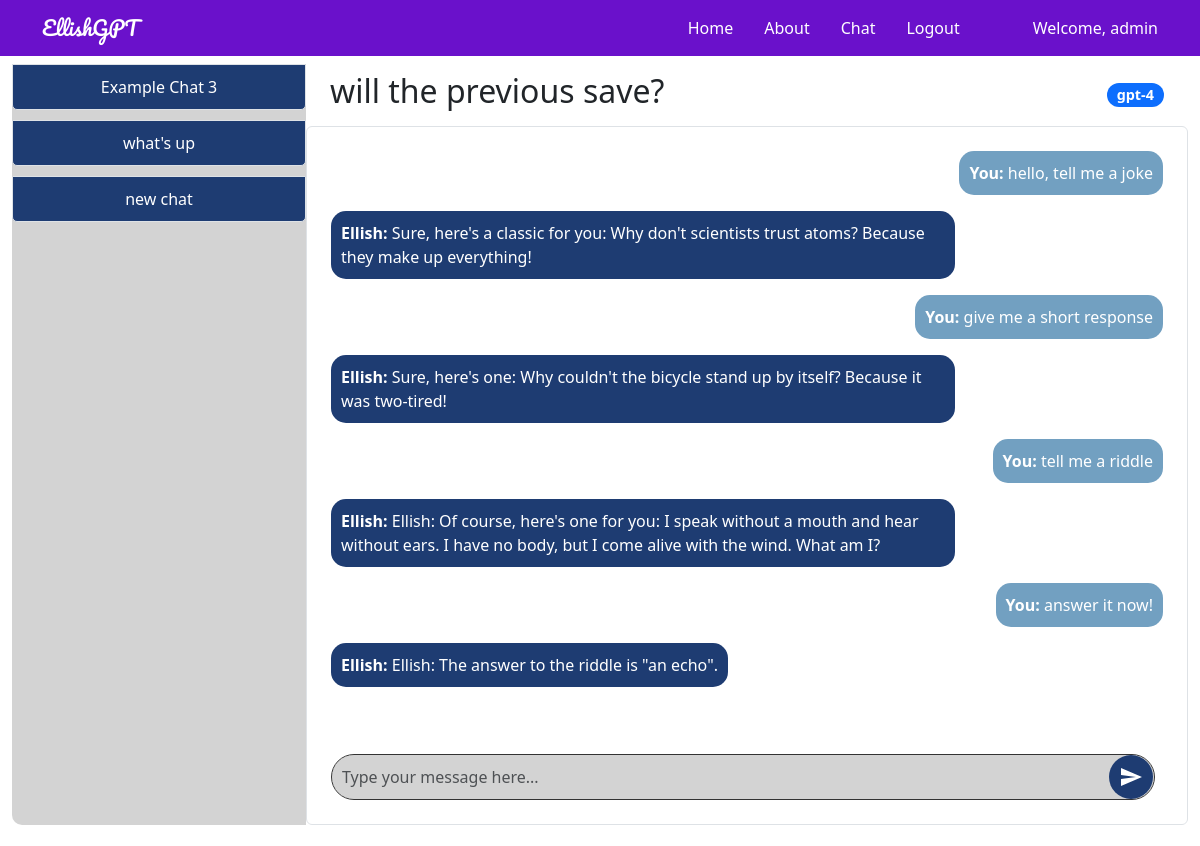
Screenshot of /chat/7 (signed in) with the database file from the repository.
### tables this page shows
CREATE TABLE users (
        userid INTEGER PRIMARY KEY,
        username TEXT NOT NULL UNIQUE,
        password TEXT NOT NULL
    );

CREATE TABLE chats (
        chat_id INTEGER PRIMARY KEY,
        user_id INTEGER,
        model_id INTEGER,
        title TEXT,
        chat TEXT,
        time DATETIME,
        model_name TEXT,
        FOREIGN KEY(user_id) REFERENCES users(userid),
        FOREIGN KEY(model_id) REFERENCES models(modelid)
    );

CREATE TABLE chat_messages (
        id INTEGER PRIMARY KEY AUTOINCREMENT,
        chat_id INTEGER,
        sender TEXT,
        message TEXT,
        timestamp DATETIME DEFAULT CURRENT_TIMESTAMP,
        FOREIGN KEY (chat_id) REFERENCES chats(chat_id)
    );

### genaiserver_wl_folder/flask_app.py (the view, shortened to what this page needs)
    @app.route('/chat/<int:chat_id>', methods=['GET', 'POST'])
    @login_required
    def open_chat(chat_id):
        try:
            db = get_db()
            username = session['username']
            cur = db.execute('SELECT userid FROM users WHERE username = ?', (username,))
            user_id = cur.fetchone()[0]
            cur = db.execute('SELECT * FROM chats WHERE chat_id = ?', (chat_id,))
            chat = cur.fetchone()
            if chat is None:
                logging.error(f"Chat with id {chat_id} not found.")
                flash("Chat not found.")
                return redirect(url_for('chat'))
            chat_data = dict(time=chat[5], chat=chat[4], title=chat[3], chat_id=chat[0], model_name=chat[6])
            cur_messages = db.execute('SELECT sender, message FROM chat_messages WHERE chat_id = ? ORDER BY timestamp DESC LIMIT 10', (chat_id,))
            messages = [{'sender': row[0], 'message': row[1]} for row in cur_messages.fetchall()]
            messages.reverse()  # Reverse to show the latest message at the bottom
            cur2 = db.execute('SELECT * FROM chats WHERE user_id = ? ORDER BY time;', (user_id,))
            chats = [dict(time=row[5], chat=row[4], title=row[3], chat_id=row[0], model_name=row[6]) for row in cur2.fetchall()]
            return render_template("chat_detail.html", app_data=app_data, chat=chat_data, messages=messages, chats=chats)
        except Exception as e:
            logging.exception(f"Error opening chat {chat_id}: {e}")
            flash("An error occurred while trying to open the chat.")
            return redirect(url_for('chat'))

### templates/chat_detail.html (shortened to what this page needs)
{% extends 'layout.html' %} {% block body %}
<div class="container-fluid">
    <div class="row" style="height: 90vh; overflow: hidden">
        <div class="col-md-3 d-flex align-items-stretch p-0">
            <div
                class="list-group sidebar d-flex flex-column justify-content-start w-100"
                style="
                    height: 100%;
                    border-radius: 10px 0 0 10px;
                    background-color: #d3d3d3;
                "
            >
                {% for chat in chats %}
                <div class="position-relative chat-item">
                    <a
                        href="{{ url_for('open_chat', chat_id=chat.chat_id) }}"
                        class="list-group-item list-group-item-action sidebar-item"
                    >
                        {{ chat.title }}
                    </a>
                </div>
                {% endfor %}
            </div>
        </div>
        <div
            class="col-md-9 d-flex flex-column p-0"
            style="
                height: 100%;
                border-radius: 0 10px 10px 0;
                background-color: #ffffff;
            "
        >
            <div
                class="d-flex justify-content-between align-items-center w-100 px-4 py-2"
                style="flex-shrink: 0"
            >
                <h2>{{ chat.title }}</h2>
                <span class="badge bg-primary">{{ chat.model_name }}</span>
            </div>
            <div
                class="chat-box p-4 border rounded bg-white"
                style="
                    flex-grow: 1;
                    padding: 20px;
                    height: 0;
                    border: 2px solid black;
                    overflow-y: auto;
                "
            >
                <div
                    id="chatHistory"
                    class="chat-history mb-4"
                    style="flex-grow: 1; padding-bottom: 1rem"
                >
                    {% for message in messages %}
                    <div
                        class="chat-message {{ 'align-self-end' if message.sender == 'You' else 'align-self-start' }}"
                        style="display: flex; flex-direction: column; align-items: {{ 'flex-end' if message.sender == 'You' else 'flex-start' }};"
                    >
                        <div
                            class="message-bubble {{ 'user-bubble' if message.sender == 'You' else 'bot-bubble' }}"
                            style="{{ 'background-color: #72a0c1; color: white;' if message.sender == 'You' else 'background-color: #1e3c72; color: white;' }}"
                        >
                            <strong>{{ message.sender }}:</strong> {{
                            message.message }}
                        </div>
                    </div>
                    {% endfor %}
                </div>
                <div class="chat-input" style="flex-shrink: 0">
                    <form id="chatForm" class="d-flex align-items-center">
                        <textarea
                            class="form-control me-2"
                            rows="1"
                            name="chat"
                            id="chatInput"
                            placeholder="Type your message here..."
                            style="
                                background-color: #d3d3d3;
                                color: black;
                                border: 1px solid #333;
                                border-radius: 25px;
                                padding: 10px;
                                resize: none;
                                flex-grow: 1;
                                max-height: 100px;
                                overflow-y: auto;
                            "
                        ></textarea>
                        <button
                            class="btn btn-gradient"
                            type="button"
                            onclick="sendChat()"
                            style="
                                background: #1e3c72;
                                color: white;
                                border: none;
                                border-radius: 50%;
                                padding: 10px;
                                display: flex;
                                align-items: center;
                                justify-content: center;
                                position: absolute;
                                right: 10px;
                            "
                        >
                            <svg
                                xmlns="http://www.w3.org/2000/svg"
                                width="24"
                                height="24"
                                fill="white"
                                viewBox="0 0 24 24"
                            >
                                <path
                                    d="M2.01 21l20.99-9-20.99-9-.01 7 15 2-15 2z"
                                />
                            </svg>
                        </button>
                    </form>
                </div>
            </div>
        </div>
    </div>
</div>
{% endblock %}

### templates/includes/_navbar.html (shortened to what this page needs)
<nav
    class="navbar navbar-expand-lg navbar-light fixed-top"
    style="background-color: #6a11cb"
>
    <div class="container">
        <a
            class="navbar-brand"
            href="/"
            style="color: white; font-family: &quot;Pacifico&quot;, cursive"
            >{{ app_data['project_name'] }}</a
        >
        <div class="collapse navbar-collapse" id="navbarResponsive">
            <ul class="navbar-nav ml-auto" style="margin-left: auto">
                <li
                    class="nav-item {% if request.path == '/' %}active{% endif %}"
                >
                    <a class="nav-link" href="/" style="color: white">Home</a>
                </li>
                <li
                    class="nav-item {% if request.path == '/about' %}active{% endif %}"
                >
                    <a class="nav-link" href="/about" style="color: white"
                        >About</a
                    >
                </li>
                <li
                    class="nav-item {% if request.path == '/chat' %}active{% endif %}"
                >
                    <a class="nav-link" href="/chat" style="color: white"
                        >Chat</a
                    >
                </li>
                {% if "logged_in" not in session %}
                <li
                    class="nav-item {% if request.path == '/login' %}active{% endif %}"
                >
                    <a class="nav-link" href="/login" style="color: white"
                        >Login</a
                    >
                </li>
                <li
                    class="nav-item {% if request.path == '/register' %}active{% endif %}"
                >
                    <a class="nav-link" href="/register" style="color: white"
                        >Register</a
                    >
                </li>
                {% else %}
                <li
                    class="nav-item {% if request.path == '/logout' %}active{% endif %}"
                >
                    <a class="nav-link" href="/logout" style="color: white"
                        >Logout</a
                    >
                </li>
                {% endif %}
            </ul>
            {% if "logged_in" in session %}
            <span class="navbar-text" style="margin-left: 50px; color: white"
                >Welcome, {{ session['username'] }}</span
            >
            {% endif %}
        </div>
    </div>
</nav>

### templates/layout.html (style rules this page uses)
.navbar-nav .nav-item .nav-link { transition: color 0.3s ease, text-decoration 0.3s ease; }
.navbar-nav .nav-item .nav-link { margin-right: 15px; }

### templates/chat_detail.html (style rules this page uses)
body { opacity: 1; transition: opacity 0.5s ease-in-out; }
.sidebar { background-color: #d3d3d3; height: 100%; flex-grow: 1; }
.sidebar-item { background-color: #1e3c72; color: white; margin-bottom: 10px; border-radius: 5px; padding: 10px; text-align: center; transition: background-color 0.3s, color 0.3s; }
.btn-gradient { background: linear-gradient(135deg, #6e8efb, #a777e3); color: white; border: none; border-radius: 25px; padding: 10px 20px; font-size: 16px; transition: background 0.3s, transform 0.3s; }
.chat-box { display: flex; flex-direction: column; width: 100%; overflow-y: auto; }
.chat-history { flex-grow: 1; overflow-y: auto; padding-bottom: 1rem; }
.chat-message { margin-bottom: 1rem; }
.chat-input { margin-top: 1rem; position: relative; }
textarea { width: 100%; background-color: #d3d3d3; color: black; border: 1px solid #333; border-radius: 25px; padding: 10px; resize: none; flex-grow: 1; max-height: 100px; overflow-y: auto; }
textarea::placeholder { color: #333; }
button { background-color: #1e3c72; color: #fff; border: none; border-radius: 50%; padding: 10px; cursor: pointer; transition: background-color 0.3s; display: flex; align-items: center; justify-content: center; position: absolute; right: 10px; }
.message-bubble { border-radius: 15px; padding: 10px; max-width: 75%; }
.user-bubble { background-color: #72a0c1; color: white; align-self: flex-end; text-align: right; }
.bot-bubble { background-color: #1e3c72; color: white; align-self: flex-start; text-align: left; }
.badge { background-color: #1e3c72; color: white; padding: 5px 10px; border-radius: 15px; font-size: 0.9rem; }

### rows the page displays
users: username "admin"
chats: title "Example Chat 3"
chats: title "what's up"
chats: title "new chat"
chats: title "will the previous save?", model_name "gpt-4"
chat_messages: sender "You", message "hello, tell me a joke"
chat_messages: sender "Ellish", message "Sure, here's a classic for you: Why don't scientists trust atoms? Because they make up everything!"
chat_messages: sender "You", message "give me a short response"
chat_messages: sender "Ellish", message "Sure, here's one: Why couldn't the bicycle stand up by itself? Because it was two-tired!"
chat_messages: sender "You", message "tell me a riddle"
chat_messages: sender "Ellish", message "Ellish: Of course, here's one for you: I speak without a mouth and hear without ears. I have no body, but I come alive with the wind. What am I?"
chat_messages: sender "You", message "answer it now!"
chat_messages: sender "Ellish", message "Ellish: The answer to the riddle is \"an echo\"."

### other values shown
{{ app_data['project_name'] }} "EllishGPT"
